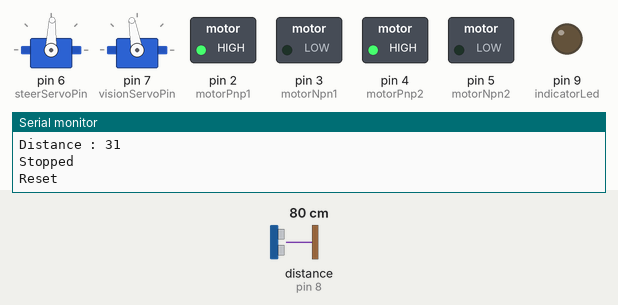
Simulated run of this sketch. Board: Arduino Uno, built with avr-gcc and run on an emulated ATmega328P. Parts: 2 × servo, switched loads named in the sketch (green lamp = pin HIGH), output pins drawn as LEDs (lit = HIGH), the last lines printed to the serial monitor. Wiring (inferred from the names in the program): ultrasonic range finder: trigger pin 8; echo pin 8. The test bench sets the inputs (shaded band); at power-on: distance to the obstacle (sensor on pin 8) 80 cm. The echo pulse lasts 58.3 µs per cm.

Above: at 1.4 s.
1.5 s: distance to the obstacle (sensor on pin 8) set to 152 cm
7.6 s: distance to the obstacle (sensor on pin 8) set to 158 cm
At 11.3 s:
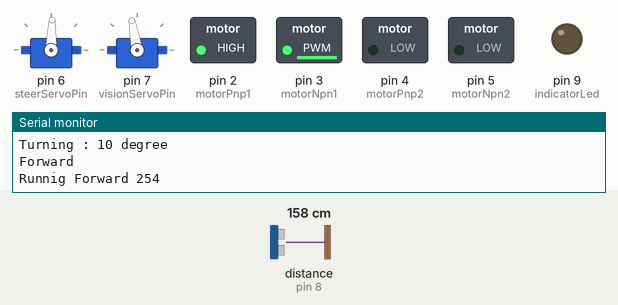
13.6 s: distance to the obstacle (sensor on pin 8) set to 2 cm
At 13.81 s:
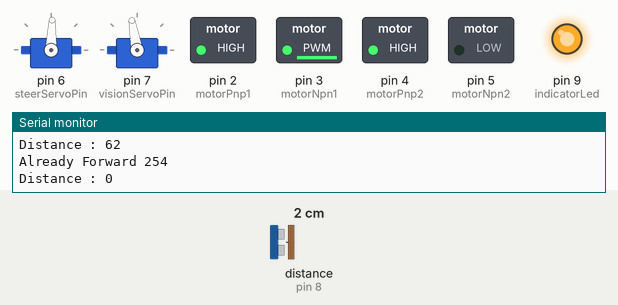
16.4 s: distance to the obstacle (sensor on pin 8) set to 250 cm
At 20.53 s:
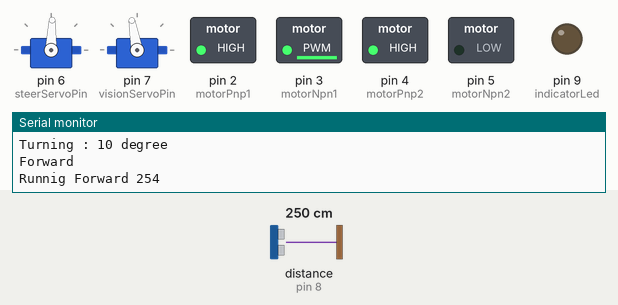
Timing chart, 0 to 22.4 s (numbered marks = the images above; inputs shaded):
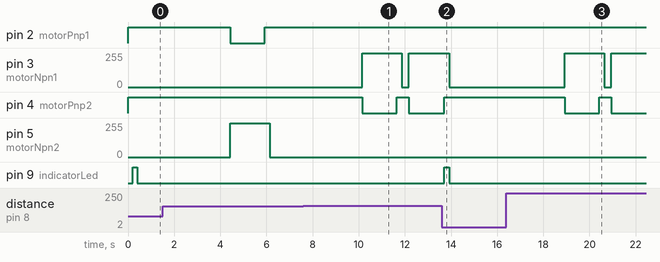

Measured:
- the behaviour switches between 154 and 155 cm on distance to the obstacle (sensor on pin 8) (found by bisection; images 0 and 1)
- after the input at 7.6 s, pin 2 (motorPnp1): stays HIGH (without the input it goes to LOW after 1.6 s); pin 3 (motorNpn1): 0/255 → 254/255 after 2.6 s, → 0/255 1.7 s later, → 254/255 0.31 s later
- after the input at 13.6 s, pin 3 (motorNpn1): 254/255 → 0/255 after 0.31 s; pin 4 (motorPnp2): LOW → HIGH after 0.11 s; pin 9 (indicatorLed): LOW → HIGH after 0.11 s, → LOW 0.20 s later
- after the input at 16.4 s, pin 2 (motorPnp1): stays HIGH (without the input it goes to LOW after 1.5 s); pin 3 (motorNpn1): 0/255 → 254/255 after 2.5 s, → 0/255 1.7 s later, → 254/255 0.32 s later

The sketch:

AutoBuggy.ino
```cpp
#include <Servo.h>

int motorPnp1 = 2;
int motorNpn1 = 3;
int motorPnp2 = 4;
int motorNpn2 = 5;
//	h-Bridge ........
//	Pnp1		Pnp2
//       Motor
//	Npn1		Npn2
int steerServoPin = 6;
int visionServoPin = 7;
int pingPin = 8;
int indicatorLed = 9;

int slowSpeed = 150;
int fastSpeed = 254;
int cruiseSpeed = 254;

Servo steerServo;
int steerServoCenter = 88; // Angle at which the wheel centers
int steerServoRight = 170; //
int steerServoLeft = 10; //

Servo visionServo;
int visionServoCenter = 100;
int visionServoRight = 170;
int visionServoLeft = 10;

boolean forwardState = false;
int safeDistance = 60; //inch

void setup()
{
  pinMode(indicatorLed,OUTPUT);

  pinMode(motorPnp1, OUTPUT);
  pinMode(motorNpn1, OUTPUT);
  pinMode(motorPnp2, OUTPUT);
  pinMode(motorNpn2, OUTPUT);

  steerServo.attach(steerServoPin);
  visionServo.attach(visionServoPin);

  Serial.begin(9600);

  reset();
}

void loop()
{

  scenarioFull();

  delay(300);
}

void scenarioFull()
{

  if (distance() < safeDistance)
  {
	digitalWrite(indicatorLed,HIGH);
    reset();

	// Wait for a second before doing anything
	delay(1000);

	if (distance() > safeDistance) return; // Let it keep runnig forward if the distance is fine

	if (driveLeftOrRight() == false)
	{
		driveReverse();
	}

  }
  else
  {
	digitalWrite(indicatorLed,LOW);
    runForward(cruiseSpeed);
  }

}

boolean driveLeftOrRight()
{
  long _distanceRight = 0;
  long _distanceLeft = 0;
  long _distanceStraight = 0;

	turnServo(visionServo, visionServoRight);
    _distanceRight = distance();
    turnServo(visionServo, visionServoLeft);
    _distanceLeft = distance();
    turnServo(visionServo, visionServoCenter);

	if (_distanceLeft > safeDistance)
	{
	  turnAndRunForward(steerServo, steerServoLeft, cruiseSpeed);
	}
	else if (_distanceRight > safeDistance)
	{
	  turnAndRunForward(steerServo, steerServoRight, cruiseSpeed);
	}
	else
	{
		return false;
	}

	return true;
}

void driveReverse()
{
	runReverse();
	delay(1500);
	reset();

	while (driveLeftOrRight() == false)
	{
	  runReverse();
	  delay(1500);
	  reset();
	}
}


void scenario1()
{
  long _distanceRight = 0;
  long _distanceLeft = 0;
  long _distanceStraight = 0;

  if (distance() < safeDistance)
  {
	digitalWrite(indicatorLed,HIGH);
    reset();

  }
  else
  {
	digitalWrite(indicatorLed,LOW);
    runForward(cruiseSpeed);
  }
}

// Reverse Scenario
void scenario3()
{
  long _distanceRight = 0;
  long _distanceLeft = 0;
  long _distanceStraight = 0;

  if (distance() < safeDistance)
  {
	digitalWrite(indicatorLed,HIGH);
    reset();


	turnServo(visionServo, 170);
    _distanceRight = distance();
    turnServo(visionServo, 20);
    _distanceLeft = distance();
    turnServo(visionServo, visionServoCenter);

	//Testing
    _distanceStraight = distance();

    //if ((_distanceStraight > _distanceRight) && (_distanceStraight > _distanceLeft))
    //{
      runReverse();
      // Testing . This should be changed to continue reverse till an alternate route is found
      delay(1500);
      reset();
    //}

  }
  else
  {
	digitalWrite(indicatorLed,LOW);
    runForward(cruiseSpeed);
  }
}

// Advanced Reverse Scenario
void scenario4()
{
  long _distanceRight = 0;
  long _distanceLeft = 0;
  long _distanceStraight = 0;

  if (distance() < safeDistance)
  {
	digitalWrite(indicatorLed,HIGH);
	reset();

	turnServo(visionServo, 170);
    _distanceRight = distance();
    turnServo(visionServo, 20);
    _distanceLeft = distance();
    turnServo(visionServo, visionServoCenter);

    //Testing
    _distanceStraight = distance();

    //if ((_distanceStraight > _distanceRight) && (_distanceStraight > _distanceLeft))
    //{
      runReverse();
      delay(1500);
      reset();

	  turnServo(visionServo, 170);
		_distanceRight = distance();
		turnServo(visionServo, 10);
		_distanceLeft = distance();

	  while ((_distanceRight < safeDistance) && (_distanceLeft < safeDistance))
	  {
		 runReverse();
		// Testing . This should be changed to continue reverse till an alternate route is found
		delay(1000);
		reset();

		turnServo(visionServo, 170);
		_distanceRight = distance();
		turnServo(visionServo, 10);
		_distanceLeft = distance();
		turnServo(visionServo, visionServoCenter);
	  }

	  if (_distanceRight > _distanceLeft)
	  {
	    turnAndRunForward(steerServo, steerServoRight, cruiseSpeed);
		reset();
	  }
	  else
	  {
	    turnAndRunForward(steerServo, steerServoLeft, cruiseSpeed);
		reset();
	  }
    //}

  }
  else
  {
	digitalWrite(indicatorLed,LOW);
    runForward(cruiseSpeed);
  }
}

// Turn right scenario
void scenario2()
{
  long _distanceRight = 0;
  long _distanceLeft = 0;
  long _distanceStraight = 0;

  if (distance() < safeDistance)
  {

	digitalWrite(indicatorLed,HIGH);
    reset();

	turnServo(visionServo, 170);
    _distanceRight = distance();
    turnServo(visionServo, 10);
    _distanceLeft = distance();
    turnServo(visionServo, visionServoCenter);
    _distanceStraight = distance();

	turnAndRunForward(steerServo, steerServoLeft, cruiseSpeed);
    reset();

  }
  else
  {
	digitalWrite(indicatorLed,LOW);
    runForward(cruiseSpeed);
  }
}


void turnServo(Servo servo, int angle)
{
  servo.write(angle);
  Serial.println("Turning : " + String(angle) + " degree");
  delay(1000);
}

void turnAndRunForward(Servo servo, int angle,int speed)
{

  turnServo(servo, angle);
  runForward(speed);
  delay(1500);
  reset();
}

void reset()
{
  stop();
  steerServo.write(steerServoCenter);
  visionServo.write(visionServoCenter);
  digitalWrite(indicatorLed,LOW);
  forwardState = false;
  Serial.println ("Reset");
}

void runReverse()
{
  forwardState = false;
  digitalWrite(motorPnp1, LOW);
  digitalWrite(motorPnp2, HIGH);
  analogWrite(motorNpn1, 0);
  Serial.println ("Reverse");

  for (int i = 100; i < cruiseSpeed; i++)
  {
    //Serial.println (i);
    analogWrite(motorNpn2,i);
  }
  Serial.println ("Running Reverse");
}

void runForward(int speed)
{
	if (forwardState == true) { Serial.println ("Already Forward " + String(speed)); return; }

  digitalWrite(motorPnp1, HIGH);
  digitalWrite(motorPnp2, LOW);
  Serial.println ("Forward");
  //for (int i = 80; i < speed; i++)
  //{
  //  Serial.println (i);
  //  analogWrite(motorNpn1, i);
  //}
  analogWrite(motorNpn1, speed);
  Serial.println ("Runnig Forward " + String(speed));
  analogWrite(motorNpn2,0);
  forwardState = true;
}


void stop()
{
  digitalWrite(motorPnp1, HIGH);
  digitalWrite(motorPnp2, HIGH);
  delay(200);
  analogWrite(motorNpn1,0);
  analogWrite(motorNpn2,0);
  forwardState = false;
  Serial.println ("Stopped");
}

// Use Ping Sensor to find the distance and return back the duration in microSeconds
long distance()
{
  long pingTime;
  long pingTimein;

  // Activate Ping Sensor. Give a HIGH Pulse for 2 or more micro Seconds
  pinMode(pingPin, OUTPUT);
  digitalWrite(pingPin, LOW);
  delayMicroseconds(2);
  digitalWrite(pingPin, HIGH);
  delayMicroseconds(5);
  digitalWrite(pingPin, LOW);

  //Receive the ping response
  pinMode(pingPin,INPUT);
  pingTime = pulseIn(pingPin, HIGH);

  // Testing
  //pingTime= 1000;

  pingTimein = (pingTime / 73.744) / 2;

  Serial.println("Distance : " + String(pingTimein));

  //Serial.println(pingTimein);

  //printLn("Distance",String(pingTimein));

  return pingTimein;

  // 3000 microseconds ping time is ~20 inches to an obstacle
  // Refer: http://www.parallax.com/dl/docs/prod/acc/28015-PING-v1.3.pdf
  //	Inches = (microseconds / 73.744) / 2
  //	Centimeters = (microseconds / 29.034) / 2
}
```
